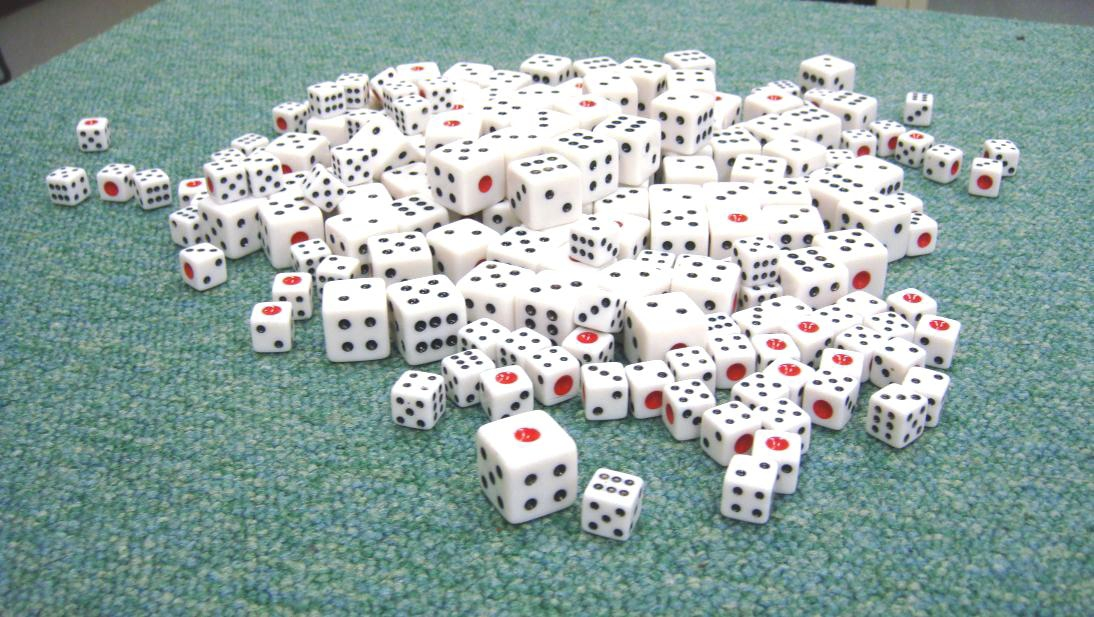
//> input picture misc/img/sample.jpg, 1094 x 617 px
$ ./edge   (built with g++ and OpenCV 4)
//> lines starting //> are read from the running program, lines starting //| are printed output that depends on the picture
#include <opencv2/core/core.hpp>
#include <opencv2/imgproc/imgproc.hpp>
#include <opencv2/highgui/highgui.hpp>

int
main (int argc, char *argv[])
{
  // グレースケール画像として読み込む
  cv::Mat src_img = cv::imread("img/sample.jpg", 0);
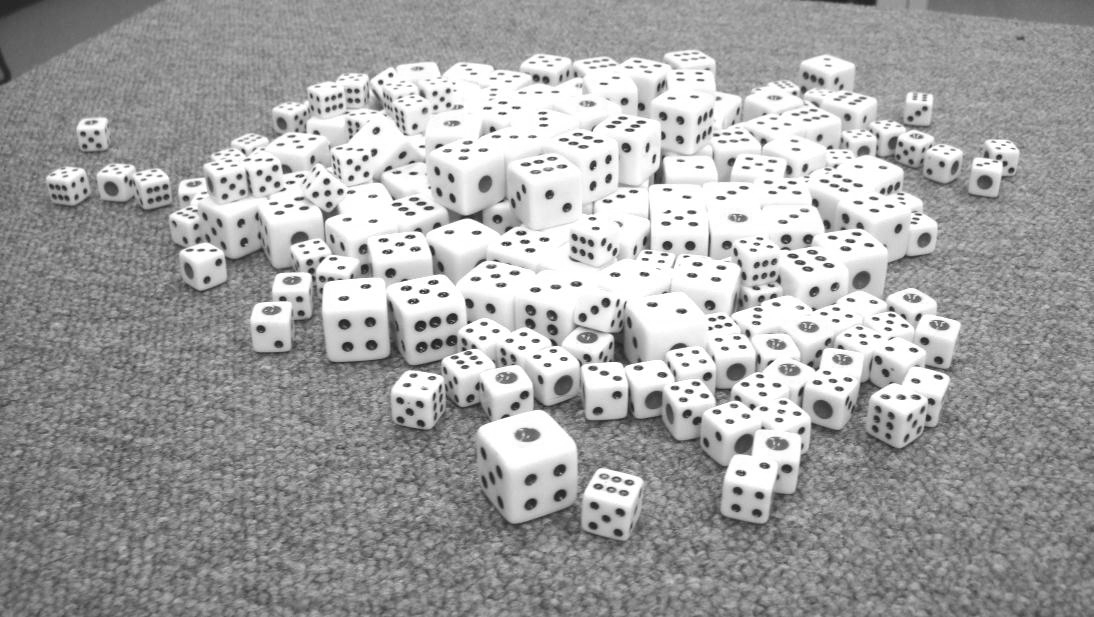
//> src_img: 617 rows x 1094 cols, CV_8UC1; min 21, max 255, mean 163.5
  if(src_img.empty()) return -1;

  // Canny
  cv::Mat canny_img;
  cv::Canny(src_img, canny_img, 50, 200);
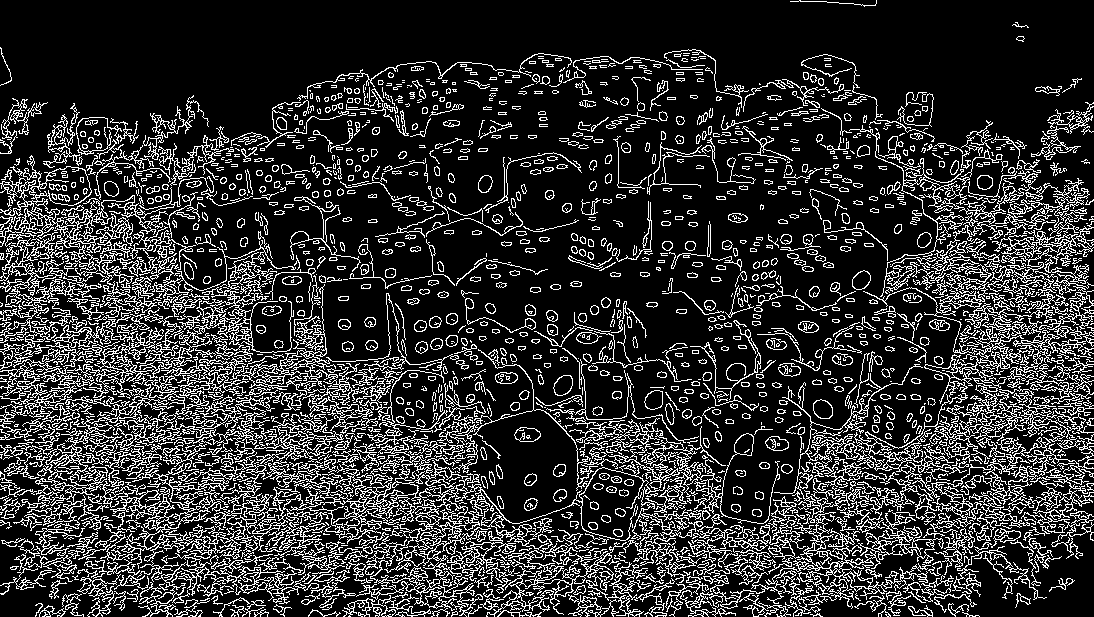
//> canny_img: 617 rows x 1094 cols, CV_8UC1; 19.1% white in thin lines or dots

  cv::namedWindow("Original(Grayscale)", CV_WINDOW_AUTOSIZE|CV_WINDOW_FREERATIO);
  cv::namedWindow("Canny", CV_WINDOW_AUTOSIZE|CV_WINDOW_FREERATIO);
  cv::imshow("Original(Grayscale)", src_img);
  cv::imshow("Canny", canny_img);
  cv::waitKey(0);
}

$ run again, with misc/img/15_16_16.jpg copied over misc/img/sample.jpg
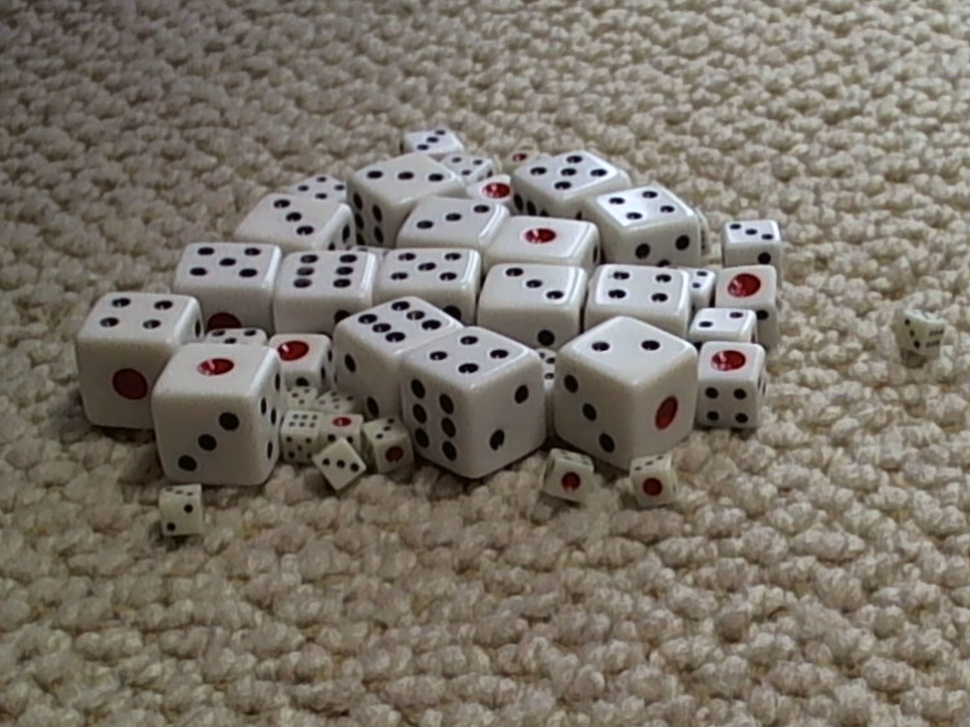
//> input picture misc/img/15_16_16.jpg, 970 x 727 px, shrunk from 3648 x 2736 before the run
//> `cv::Mat src_img = cv::imread("img/sample.jpg", 0);`:
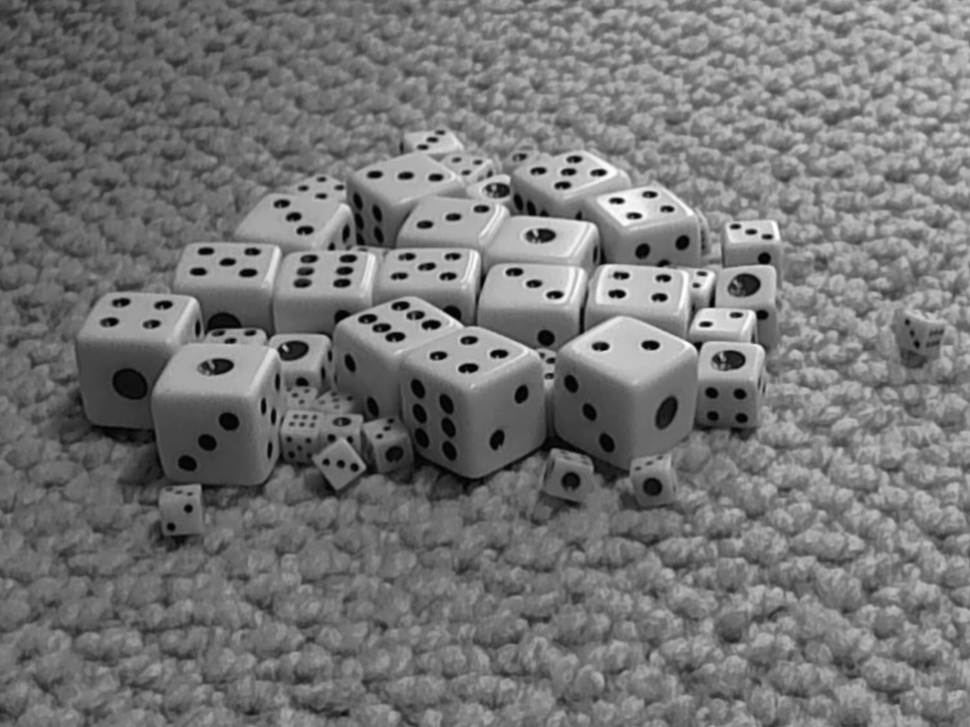
//> src_img: 727 rows x 970 cols, CV_8UC1; min 0, max 255, mean 117.1
//> `cv::Canny(src_img, canny_img, 50, 200);`:
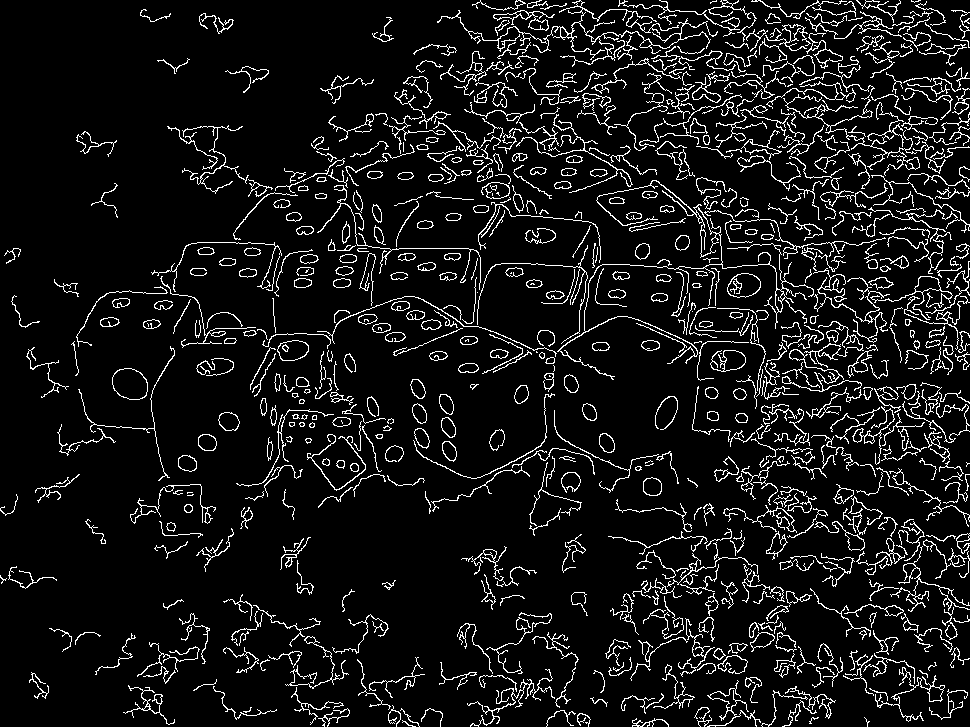
//> canny_img: 727 rows x 970 cols, CV_8UC1; 8.5% white in thin lines or dots

$ run again, with misc/img/Picture 1.jpg copied over misc/img/sample.jpg
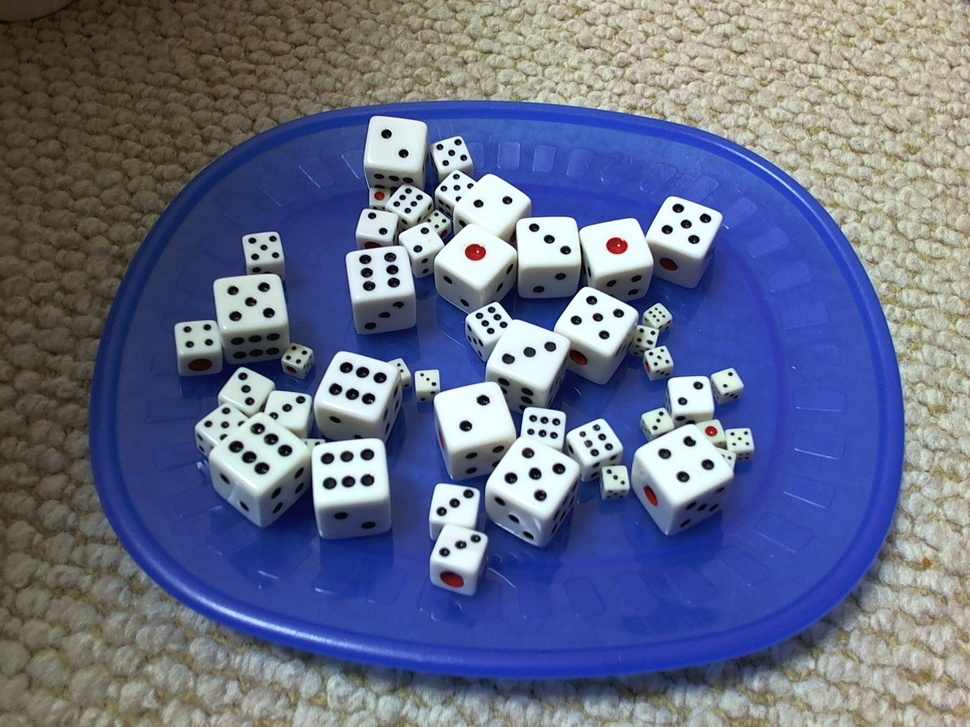
//> input picture misc/img/Picture 1.jpg, 970 x 727 px, shrunk from 2592 x 1944 before the run
//> `cv::Mat src_img = cv::imread("img/sample.jpg", 0);`:
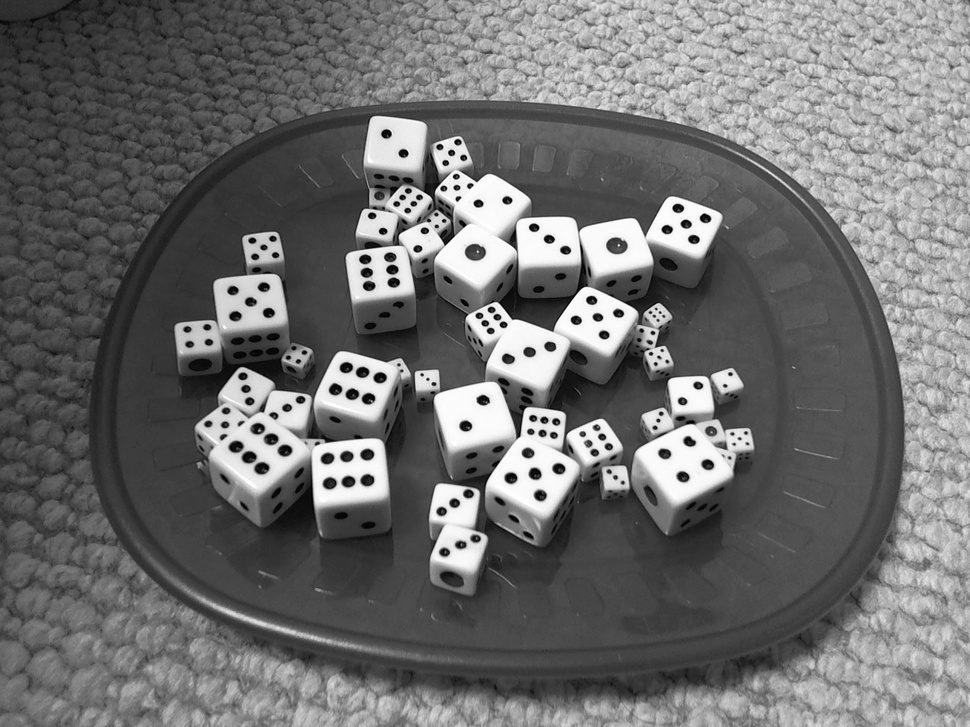
//> src_img: 727 rows x 970 cols, CV_8UC1; min 0, max 255, mean 110.8
//> `cv::Canny(src_img, canny_img, 50, 200);`:
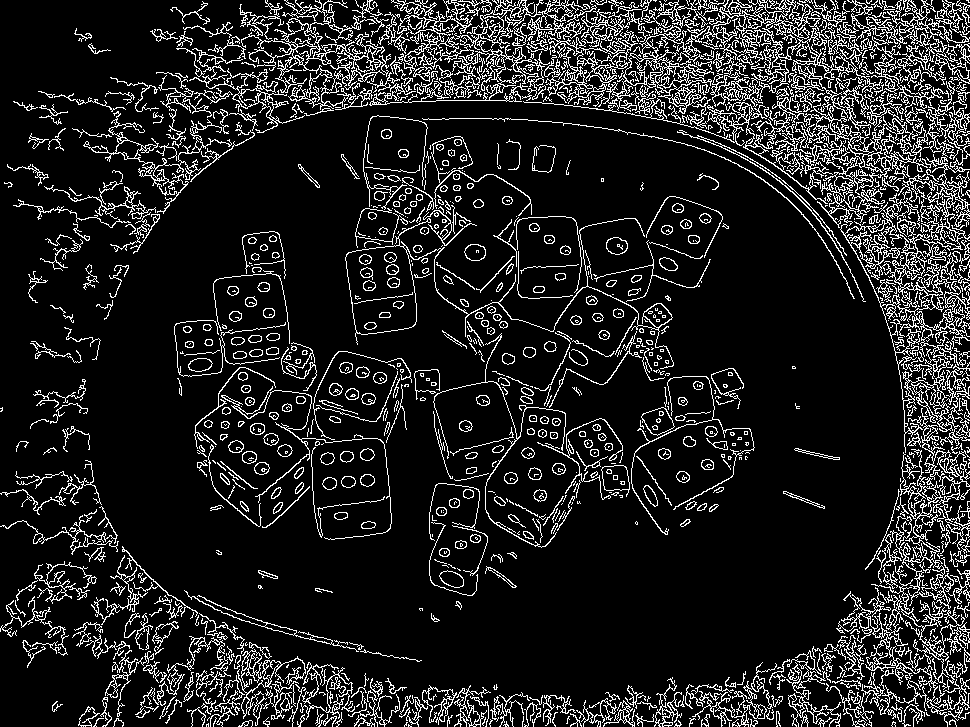
//> canny_img: 727 rows x 970 cols, CV_8UC1; 12.9% white in thin lines or dots

$ run again, with misc/img/Picture 2.jpg copied over misc/img/sample.jpg
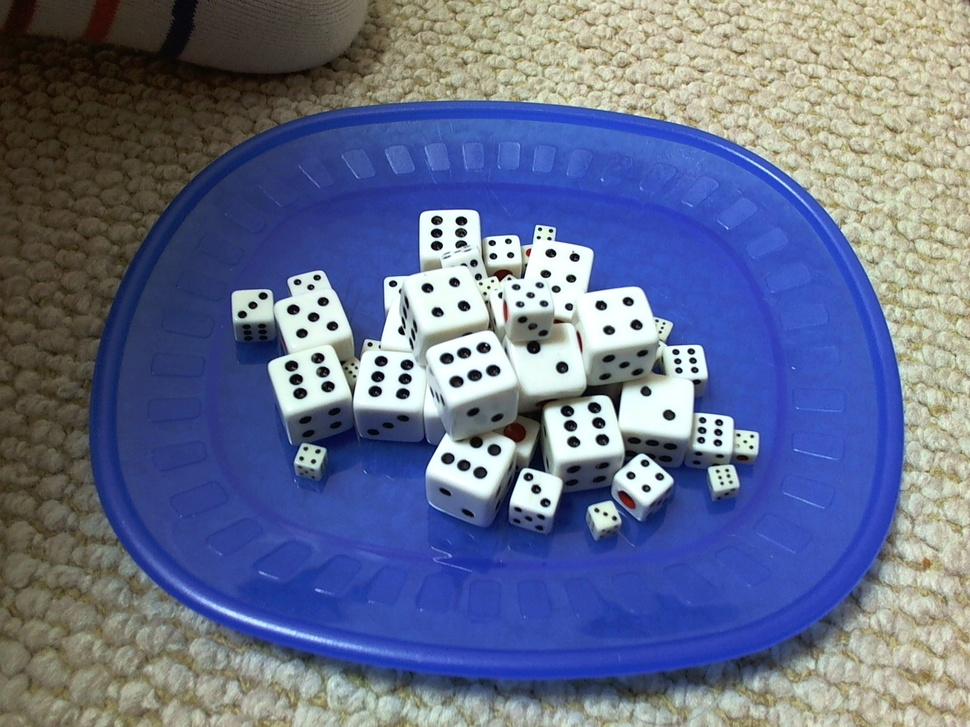
//> input picture misc/img/Picture 2.jpg, 970 x 727 px, shrunk from 2592 x 1944 before the run
//> `cv::Mat src_img = cv::imread("img/sample.jpg", 0);`:
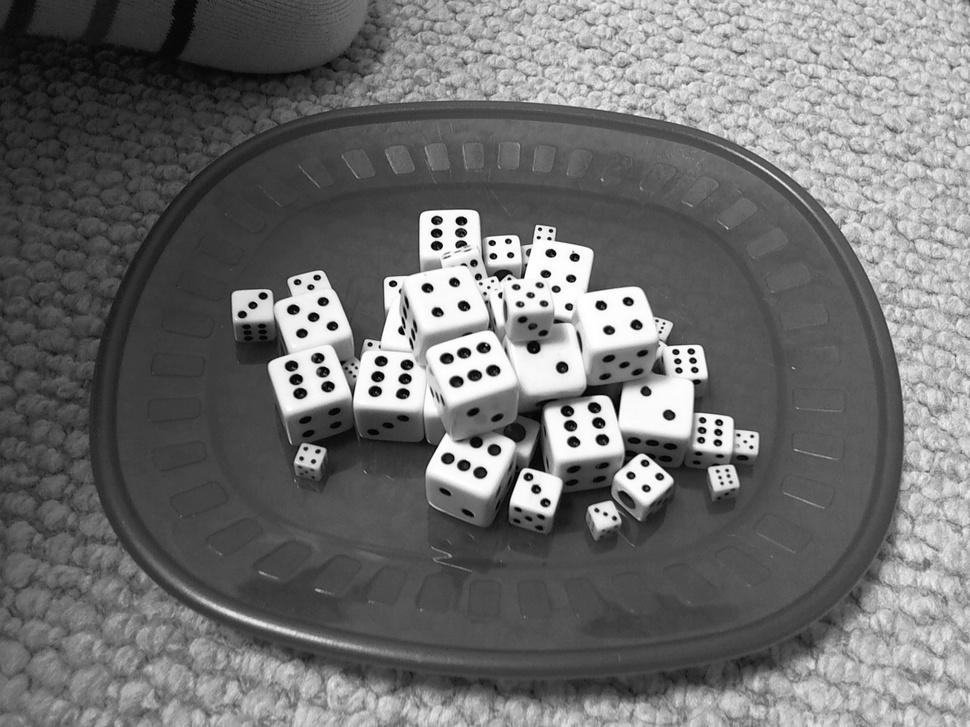
//> src_img: 727 rows x 970 cols, CV_8UC1; min 0, max 255, mean 111.1
//> `cv::Canny(src_img, canny_img, 50, 200);`:
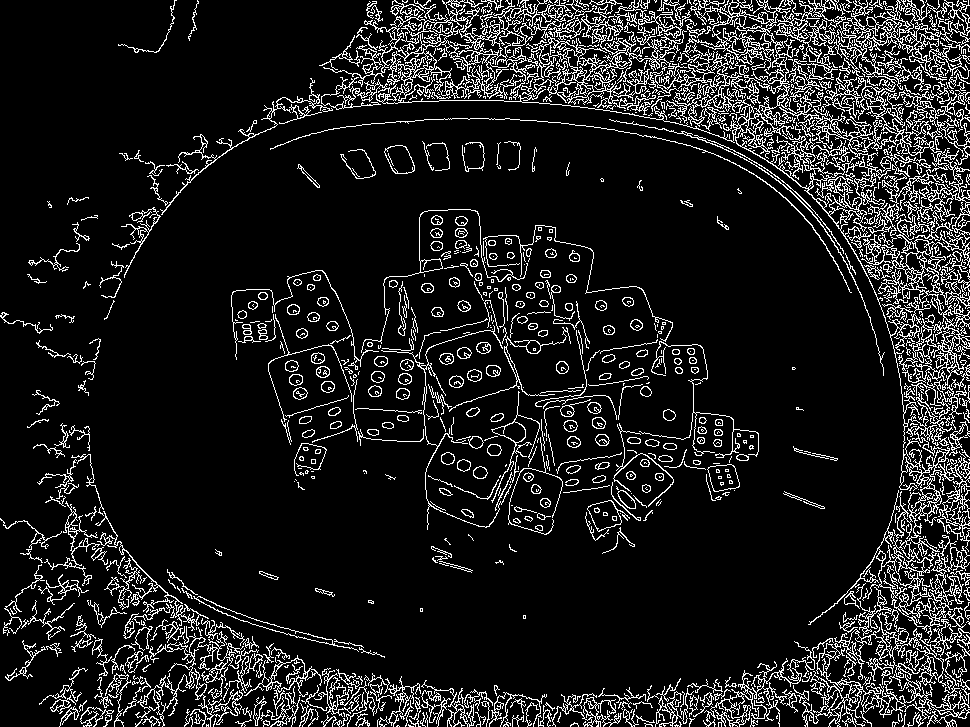
//> canny_img: 727 rows x 970 cols, CV_8UC1; 11.5% white in thin lines or dots
